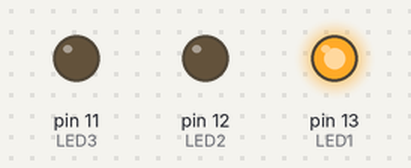
The sketch below on a simulated Arduino Uno, built with avr-gcc and run on an emulated ATmega328P. On the bench: output pins drawn as LEDs (lit = HIGH).

Above: at 0.4 s.
At 2.0 s:
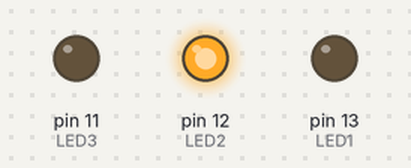
At 14.5 s:
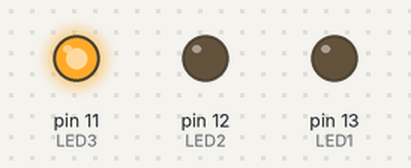
At 23.3 s:
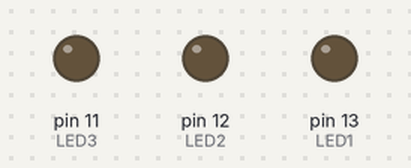
Timing chart, 0 to 24.6 s (numbered marks = the images above):
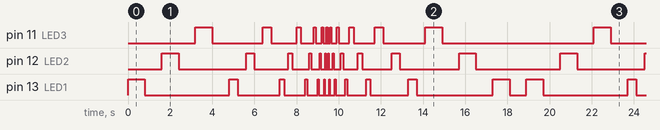

Measured:
- by itself, pin 11 (LED3), pin 12 (LED2), pin 13 (LED1): moves between LOW and HIGH, repeating every 18.9 s
- by itself, everything shown: repeats every 18.9 s, in 60 steps

The sketch:

Blink.ino
```cpp
/*
  Blink

  Blinks led sequentially faster and faster and switches direction at fastest
  and slowest

*/

int LED1 = 13;            // Assigning variable to LED
int LED2 = 12;            // Assigning variable to LED
int LED3 = 11;            // Assigning variable to LED
boolean restart = false;  // Creating a restart flag

double time = 800;

// the setup function runs once when you press reset or power the board
void setup() {
  // initialize digital pin LED_BUILTIN as an output.
  pinMode(LED1, OUTPUT);
  pinMode(LED2, OUTPUT);
  pinMode(LED3, OUTPUT);
}

// the loop function runs over and over again forever
void loop() {
  digitalWrite(LED1, HIGH);   // Sets pin on LED 1 to on
  delay(time);                // Waits a set period of time
  digitalWrite(LED1, LOW);    // Sets pin on LED 1 to off
  delay(time);                // Waits a set period of time
  digitalWrite(LED2, HIGH);   // Sets pin on LED 1 to on
  delay(time);                // Waits a set period of time
  digitalWrite(LED2, LOW);    // Sets pin on LED 1 to off
  delay(time);                // Waits a set period of time
  digitalWrite(LED3, HIGH);   // Sets pin on LED 1 to on
  delay(time);                // Waits a set period of time
  digitalWrite(LED3, LOW);    // Sets pin on LED 1 to off
  delay(time);                // Waits a set period of time
  if(time > 30 && !restart) { // Goes into block with correct delay time and restart is not true
    time = time/2;            // Delay time is halved
  }
  else {
    if(time >= 800) {         // Goes into block if time is greater than 800
      restart = false;        // Makes the restart not happen
      LED1 = 13;              // Reassigns the first led
      LED3 = 11;              // Reassigns the last led
    } else if(time < 800 && restart) {  // Goes into block if time is less than 800 and is reset
      time = time * 2;        // Time delay starts to double
    } else {
      restart = true;         // Makes the restart happen
      LED1 = 11;              // Assigns LED1 to last LED
      LED3 = 13;              // Assigns LED3 to first LED
    }
  }
}
```
